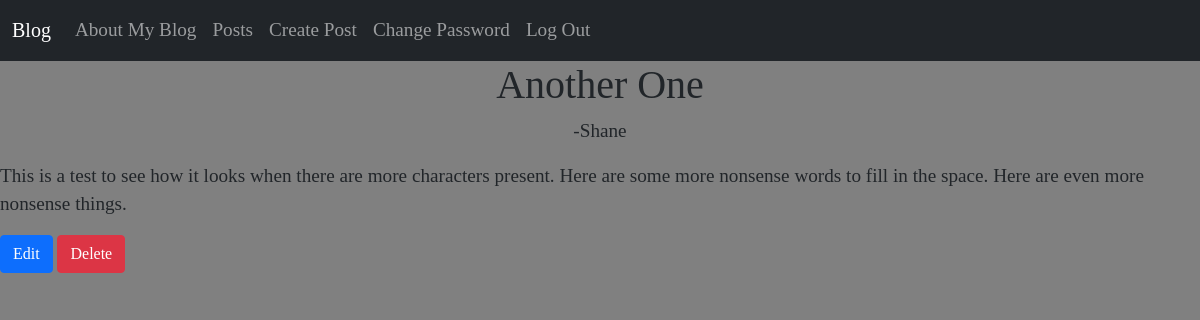
The app's page /posts/4/ (signed in) with its own data.
### blog/models.py (models this page shows, shortened)
class Post(models.Model):
    title=models.CharField(max_length=200)
    body=models.TextField()
    author=models.ForeignKey(
        'auth.User',
        on_delete=models.CASCADE
    )

### blog/views.py (the view)
# urls.py: path('posts/<int:pk>/', PostDetailView.as_view(),name='post_detail'),
class PostDetailView(LoginRequiredMixin, DetailView):
    model= Post
    template_name ="post_detail.html"

### templates/post_detail.html (shortened to what this page needs)
{% extends 'base.html' %}
{% block content %}
<div class="post-detail">
    <h1>{{post.title}}</h1>
    <p class="author">-{{post.author}}</p>
    <p>{{post.body}}</p>
    <a href="{% url 'post_edit' post.id %}" class="btn btn-primary">Edit</a>
    <a href="{% url 'post_delete' post.id %}" class="btn btn-danger">Delete</a>
    </div>
{% endblock content %}

### static/css/base.css (style rules this page uses)
body { font-family: 'EB Garamond', serif; font-size: 1.2rem; background-color: grey; }
.page-content h1 { text-align: center; width: 100vw; }
a { text-decoration: none; }
.post-detail { width: 100%; }
.post-detail .author { text-align: center; }

### records on screen
Post: title "Another One", author "Shane", body "This is a test to see how it looks when there are more characters present. Here are some more nonsense words to fill in the space. Here are even more nonsense things."
